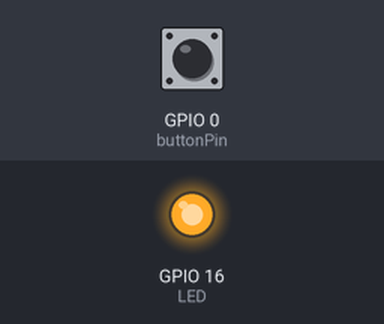
A sketch run on a simulated ESP8266 (NodeMCU). Parts: output pins drawn as LEDs (lit = HIGH). Inputs (shaded band) come from the test bench; at power-on: GPIO 0 (buttonPin) LOW. WiFi joins after 1.5 s; servers stay silent unless stated.

Above: at 3.0 s.
3.1 s: GPIO 0 (buttonPin) pulled HIGH for 0.15 s
At 3.6 s:
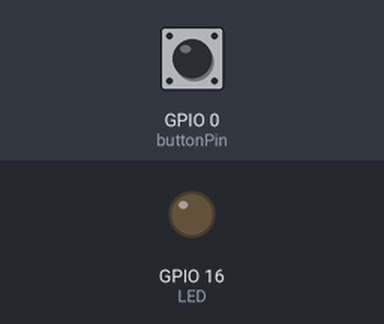
4.7 s: GPIO 0 (buttonPin) pulled HIGH for 1 s
At 6.1 s:
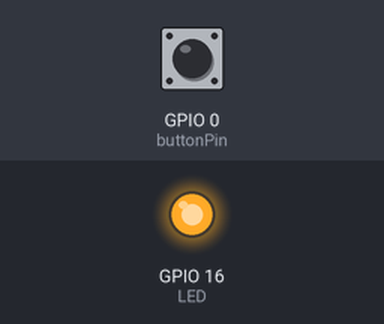
7.2 s: GPIO 0 (buttonPin) pulled HIGH for 3.2 s
At 10.9 s:
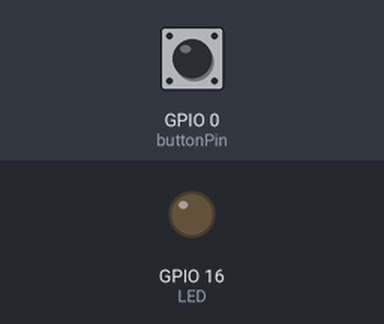
Timing chart, 0 to 12.4 s (numbered marks = the images above; inputs shaded):
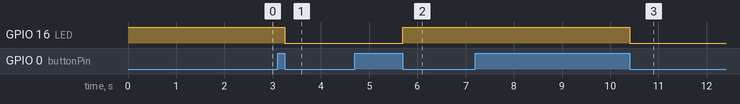

Measured:
- after the input at 3.1 s, GPIO 16 (LED): HIGH → LOW after 0.15 s
- after the input at 4.7 s, GPIO 16 (LED): LOW → HIGH after 1.0 s
- after the input at 7.2 s, GPIO 16 (LED): HIGH → LOW after 3.2 s

The sketch:

TimerBlynk.ino
```cpp
// Them chuc nang cap nhat Wifi

#include <ESP8266WiFi.h>
#include <BlynkSimpleEsp8266.h>
#include <SimpleTimer.h>

SimpleTimer timer;

const char *ssid = "viettel1234";
const char* pass = "1223334444";
char auth[] ="97adedf7831747ef8c971f8c6e5a3e6b";

#define LED 16 // GPIO 16
#define buttonPin 0

int buttonPushCounter =0;
int buttonState =0;
int lastButtonState=0;

bool isFirstConnect = true;
bool check =false;

long startSecond ;
long stopSecond;
long nowSecond;

BLYNK_WRITE(V5)
{
  //0-1 v5
  //1-0 gp2
  int pinValue = param.asInt();
  if(pinValue == 1)
  {
  check =true;
  }
  else
  {
    check =false;
  }
   buttonPushCounter++;
}

BLYNK_WRITE(V2)
{
  int checkTime = param.asInt();
  if(checkTime ==1)
  {
    check =true;
      Blynk.virtualWrite(V5,1);
    }
    else {
     check =false;
        Blynk.virtualWrite(V5,0);
      }
  }

BLYNK_CONNECTED() {
if (isFirstConnect) {
  Blynk.syncAll();
 // Blynk.notify("TIMER STARTING!!!!");
isFirstConnect = false;
}
}

void setup() {
  // put your setup code here, to run once:
  Serial.begin(9600);
 pinMode(buttonPin,INPUT);
 pinMode(LED,OUTPUT);
 digitalWrite(LED,1);
 Blynk.begin(auth,ssid,pass);
  timer.setInterval(5000L,reconnectBlynk);
}
void checkButton()
{
   buttonState = digitalRead(buttonPin);
if(buttonState != lastButtonState )
{
  if(buttonState == HIGH)
  {
    buttonPushCounter++;
    }
    else {
    //  Serial.println("Release");
      if(buttonPushCounter %2 ==0)
      {
      //  Serial.println("Tat led");
        Blynk.virtualWrite(V5,0);
        check = false;
        }
        else {
      //    Serial.println("Bat led");
        Blynk.virtualWrite(V5,1);
         check =true;
          }
      }
  }
  lastButtonState = buttonState;
  if(check == 1)
  digitalWrite(LED,0);
  else digitalWrite(LED,1);

  }

  void reconnectBlynk() {
  if (!Blynk.connected()) {
    if(Blynk.connect()) {
     BLYNK_LOG("Reconnected");
    } else {
      BLYNK_LOG("Not reconnected");
    }
  }
}
void loop() {
  // put your main code here, to run repeatedly:
  Blynk.run();
  timer.run();
  checkButton();
}
```
